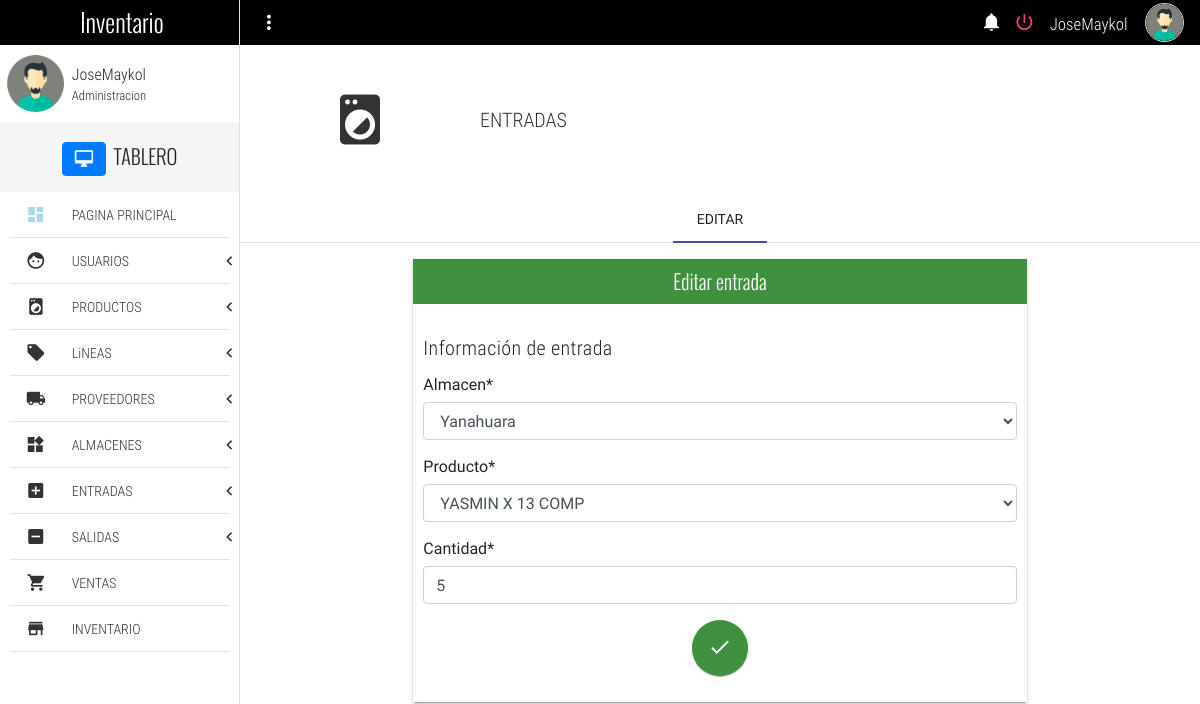
/editEntry/1 (signed in), run on the app's committed database.
### Inventario/models.py (models this page shows, shortened)
class Entry(models.Model):
    store = models.ForeignKey(Store, on_delete = models.SET_DEFAULT, verbose_name= "Almacen", default= None, null= True)
    product = models.ForeignKey(Product, on_delete = models.SET_DEFAULT, verbose_name= "Producto", default= None, null= True)
    cant = models.PositiveIntegerField(null= True, verbose_name= "Cantidad")
    created_at = models.DateTimeField(auto_now_add=True, null= True, verbose_name= "Fecha de movimiento")
    class Meta:
        verbose_name = "Entrada"
        verbose_name_plural =  "Entradas"

### Inventario/views.py (the view)
# urls.py: path('editEntry/<int:entry_id>', views.editEntry, name = 'editEntry'),
def editEntry(request, entry_id):
    instancia = Entry.objects.get(id = entry_id)
    form = EntryForm(instance = instancia)
    if request.method == "POST":
        form = EntryForm(request.POST, instance = instancia)
        if form.is_valid():
            instancia = form.save(commit = False)
            instancia.save()
        return redirect("listEntry")
    return render(request, "editEntry.html", {'form' : form})

### Inventario/forms.py
class EntryForm(forms.ModelForm):
	class Meta:
		model = Entry
		fields = [
				'store',
				'product',
				'cant',
		]

### Inventario/models.py (called while the page is built)
    def __str__(self):
        return self.name

    def __str__(self):
        return self.store_name

### Templates/editEntry.html (shortened to what this page needs)
{% extends 'base.html' %}
{% load crispy_forms_tags %}
{% block content %}
	<section class="full-width pageContent">
		<section class="full-width header-well">
			<div class="full-width header-well-icon">
				<i class="zmdi zmdi-washing-machine"></i>
			</div>
			<div class="full-width header-well-text">
				<p class="text-condensedLight">
					ENTRADAS
				</p>
			</div>
		</section>
		<div class="mdl-tabs mdl-js-tabs mdl-js-ripple-effect">
			<div class="mdl-tabs__tab-bar">
				<a href="#tabNewProduct" class="mdl-tabs__tab is-active">EDITAR</a>
			</div>
			<div class="mdl-tabs__panel is-active" id="tabNewProduct">
				<div class="mdl-grid">
					<div class="mdl-cell mdl-cell--4-col-phone mdl-cell--8-col-tablet mdl-cell--8-col-desktop mdl-cell--2-offset-desktop">
						<div class="full-width panel mdl-shadow--2dp">
							<div class="full-width panel-tittle bg-success text-center tittles">
								Editar entrada
							</div>
							<div class="full-width panel-content">
								<form method="POST" enctype="multipart/form-data">
									<h5 class="text-condensedLight">Información de entrada</h5>
									{{ form|crispy }}
									<p class="text-center">
										<button class="mdl-button mdl-js-button mdl-button--fab mdl-js-ripple-effect mdl-button--colored bg-success" id="btn-addProduct">
											<i class="zmdi zmdi-check"></i>
										</button>
									</p>
								</form>
							</div>
						</div>
					</div>
				</div>
			</div>
		</div>
	</section>
{% endblock %}

### Templates/base.html (shortened to what this page needs)
{% load static %}
{% if user.is_authenticated %}
<!DOCTYPE html>
<html lang="es">
<head>
	<link rel="stylesheet" href="https://maxcdn.bootstrapcdn.com/bootstrap/4.5.2/css/bootstrap.min.css">
	<link rel="stylesheet" href="{% static 'css/normalize.css' %}">
	<link rel="stylesheet" href="{% static 'css/sweetalert2.css' %}">
	<link rel="stylesheet" href="{% static 'css/material.min.css'%}">
	<link rel="stylesheet" href="{% static 'css/material-design-iconic-font.min.css' %}">
	<link rel="stylesheet" href="{% static 'css/jquery.mCustomScrollbar.css' %}">
	<link rel="stylesheet" href="{% static 'css/main.css' %}">
</head>
<body>
	<div class="full-width navBar">
		<div class="full-width navBar-options">
			<i class="zmdi zmdi-more-vert btn-menu" id="btn-menu"></i>
			<nav class="navBar-options-list">
				<ul class="list-unstyle ">
					<li class="btn-Notification" id="notifications">
						<i class="zmdi zmdi-notifications"></i>
					</li>
					<li id="logout">
						<a href="logout">
							<i class="zmdi zmdi-power"></i>
						</a>
					</li>
					<li class="text-condensedLight noLink" ><small>{{user.username}}</small></li>
					<li class="noLink">
						<figure>
							<img src="{% static 'assets/img/avatar-male.png' %}" alt="Avatar" class="img-responsive">
						</figure>
					</li>
				</ul>
			</nav>
		</div>
	</div>
	<section class="full-width navLateral">
		<div class="full-width navLateral-bg btn-menu"></div>
		<div class="full-width navLateral-body">
			<div class="full-width navLateral-body-logo text-center tittles">
				 Inventario
			</div>
			<figure class="full-width" style="height: 77px;">
				<div class="navLateral-body-cl">
					<img src="{% static 'assets/img/avatar-male.png' %}" alt="Avatar" class="img-responsive">
				</div>
				<figcaption class="navLateral-body-cr hide-on-tablet">
					<span>
						{{user.username}}<br>
						<small>Administracion</small>
					</span>
				</figcaption>
			</figure>
			<div class="full-width tittles navLateral-body-tittle-menu">
				<i class="zmdi zmdi-desktop-mac btn btn-primary"></i><span class="hide-on-tablet">&nbsp; TABLERO</span>
			</div>
			<nav class="full-width">
				<ul class="full-width list-unstyle menu-principal ">
					<li class="full-width">
						<a href="home" class="full-width">
							<div class="navLateral-body-cl">
								<i class="zmdi zmdi-view-dashboard" style="color:lightblue"></i>
							</div>
							<div class="navLateral-body-cr hide-on-tablet">
								PAGINA PRINCIPAL
							</div>
						</a>
					</li>
					<li class="full-width divider-menu-h"></li>
					<li class="full-width">
						<a href="#" class="full-width btn-subMenu">
							<div class="navLateral-body-cl">
								<i class="zmdi zmdi-face"></i>
							</div>
							<div class="navLateral-body-cr hide-on-tablet">
								USUARIOS
							</div>
							<span class="zmdi zmdi-chevron-left"></span>
						</a>
					</li>
					<li class="full-width divider-menu-h"></li>
					<li class="full-width">
						<a href="#" class="full-width btn-subMenu ">
							<div class="navLateral-body-cl">
								<i class="zmdi zmdi-washing-machine"></i>
							</div>
							<div class="navLateral-body-cr hide-on-tablet">
								PRODUCTOS
							</div>
							<span class="zmdi zmdi-chevron-left"></span>
						</a>
					</li>
										<li class="full-width divider-menu-h"></li>
					<li class="full-width">
						<a href="#" class="full-width btn-subMenu ">
							<div class="navLateral-body-cl">
								<i class="zmdi zmdi-label"></i>
							</div>
							<div class="navLateral-body-cr hide-on-tablet">
								LiNEAS
							</div>
							<span class="zmdi zmdi-chevron-left"></span>
						</a>
					</li>
					<li class="full-width divider-menu-h"></li>
					<li class="full-width">
						<a href="#" class="full-width btn-subMenu" >
							<div class="navLateral-body-cl">
								<i class="zmdi zmdi-truck"></i>
							</div>
							<div class="navLateral-body-cr hide-on-tablet">
								PROVEEDORES
							</div>
							<span class="zmdi zmdi-chevron-left"></span>
						</a>
					</li>
					<li class="full-width divider-menu-h"></li>
					<li class="full-width">
						<a href="#" class="full-width btn-subMenu" >
							<div class="navLateral-body-cl">
								<i class="zmdi zmdi-widgets"></i>
							</div>
							<div class="navLateral-body-cr hide-on-tablet">
								ALMACENES
							</div>
							<span class="zmdi zmdi-chevron-left"></span>
						</a>
					</li>
					<li class="full-width divider-menu-h"></li>
					<li class="full-width">
						<a href="#" class="full-width btn-subMenu" >
							<div class="navLateral-body-cl">
								<i class="zmdi zmdi-plus-square"></i>
							</div>
							<div class="navLateral-body-cr hide-on-tablet">
								ENTRADAS
							</div>
							<span class="zmdi zmdi-chevron-left"></span>
						</a>
					</li>
					<li class="full-width divider-menu-h"></li>
					<li class="full-width">
						<a href="#" class="full-width btn-subMenu" >
							<div class="navLateral-body-cl">
								<i class="zmdi zmdi-minus-square"></i>
							</div>
							<div class="navLateral-body-cr hide-on-tablet">
								SALIDAS
							</div>
							<span class="zmdi zmdi-chevron-left"></span>
						</a>
					</li>
					<li class="full-width divider-menu-h"></li>
					<li class="full-width">
						<a href="sales" class="full-width">
							<div class="navLateral-body-cl">
								<i class="zmdi zmdi-shopping-cart"></i>
							</div>
							<div class="navLateral-body-cr hide-on-tablet">
								VENTAS
							</div>
						</a>
					</li>
					<li class="full-width divider-menu-h"></li>
					<li class="full-width">
						<a href="inventory" class="full-width">
							<div class="navLateral-body-cl">
								<i class="zmdi zmdi-store"></i>
							</div>
							<div class="navLateral-body-cr hide-on-tablet">
								INVENTARIO
							</div>
						</a>
					</li>
					<li class="full-width divider-menu-h"></li>
	</section>
	{% block content %}
	{% endblock %}
</body>
</html>
{% endif %}

### Static/css/main.css (style rules this page uses)
html, body { width: 100%; height: 100%; margin: 0; padding: 0; font-size: 16px; font-family: "RobotoRegular"; position: relative; background-color: #fff; }
.text-condensedLight { font-family: "RobotoCondensedLight"; }
.text-center { text-align: center; }
.tittles { font-family: "OswaldLight"; }
.full-width { margin: 0; padding: 0; width: 100%; box-sizing: border-box; }
.list-unstyle { margin: 0; padding: 0; list-style: none; box-sizing: border-box; }
.img-responsive { width: 100%; height: auto; }
.divider-menu-h { height: 0 !important; border-top: 1px solid #E1E1E1; width: 92% !important; margin: 0 auto !important; }
.panel { height: auto; }
.panel-tittle { height: 45px; display: block; line-height: 45px; color: #fff; font-size: 20px; }
.panel-content { display: block; padding: 10px; }
.header-well, .header-well-icon, .header-well-text { min-height: 150px; height: auto; }
.header-well { position: relative; }
.header-well-icon, .header-well-text { position: absolute; top: 0; color: #333; }
.header-well-icon { left: 0; width: 25%; }
.header-well-icon i, .header-well-text p { position: absolute; top: 50%; display: block; width: 100%; transform: translateY(-50%); }
.header-well-icon i { text-align: center; font-size: 60px; }
.header-well-text { right: 0; width: 75%; }
.header-well-text p { font-size: 20px; margin: 0; padding: 0; }
.bg-success { background-color: #3f903f !important; }
.navBar { background-color: #000000; height: 45px; position: absolute; top: 0; left: 0; z-index: 79; color: #fff; }
.navBar-options { line-height: 45px; height: 45px; position: absolute; width: 80%; top: 0; right: 0; padding: 0; transition: all .3s ease-in-out; }
.navBar-options .zmdi-more-vert, .navBar-options-list { line-height: 45px; position: absolute; top: 0; height: 45px; margin: 0; padding: 0; }
.navBar-options .zmdi-more-vert { width: 40px; left: 0; font-size: 23px; cursor: pointer; user-select: none; text-align: center; outline: none; margin-left: 9px; }
.navBar-options-list { right: 9px; }
.navBar-options-list .noLink { cursor: inherit !important; }
.navBar-options-list ul { height: 45px; }
.navBar-options-list ul li { height: 45px; line-height: 45px; cursor: pointer; display: inline-block; padding: 0 7px; font-size: 21px; -moz-user-select: none; -webkit-user-select: none; -ms-user-select: none; }
.navBar-options-list ul li { outline: none; }
.navBar-options-list ul li figure, .navBar-options-list ul li figure img { margin: 0; padding: 0; padding-top: 0; margin-top: 0; box-sizing: border-box; }
.navBar-options-list ul li figure { height: 45px; }
.navBar-options-list ul li figure img { border: 1px solid #E1E1E1; border-radius: 50%; width: 39px; height: 39px; margin-bottom: 3px; }
.navLateral, .pageContent, .navLateral-body, .navLateral-bg { position: absolute; top: 0; height: 100%; }
.navLateral { left: 0; width: 20%; z-index: 80; border-right: 1px solid #E1E1E1; transition: all .3s ease-in-out; }
.navLateral-body { background-color: #fff; z-index: 82; left: 0; padding-bottom: 30px; }
.navLateral-body-logo { height: 45px; line-height: 45px; color: #fff; width: 100%; font-size: 25px; background-color: #000000; }
.navLateral-body-cl, .navLateral-body-cr { box-sizing: border-box; height: 77px; float: left; margin: 0; padding: 0; position: relative; }
.navLateral-body-cl { width: 30%; }
.navLateral-body-cl img { width: 57px; height: 57px; margin: 0 auto; display: block; margin-top: 10px; }
.navLateral-body-cr { width: 70%; font-family: "RobotoCondensedLight"; }
.navLateral-body-cr span { position: absolute; top: 50%; left: 50%; transform: translate(-50%, -50%); display: block; width: 100%; }
.navLateral-body-tittle-menu { height: 70px; line-height: 70px; font-size:20px; background-color: #F5F5F5; text-align: center; }
.menu-principal li, .menu-principal li a { display: block; }
.menu-principal li a { height: 45px; color: #333; position: relative; transition: all .3s ease-in-out; }
.menu-principal li a div.navLateral-body-cl, .menu-principal li a div.navLateral-body-cr { height: 45px; line-height: 45px; }
.menu-principal li a div.navLateral-body-cl { text-align: center; font-size: 20px; }
.btn-subMenu span { position: absolute; top: 0; right: 7px; line-height: 45px; height: 45px; font-size: 19px; }
.pageContent { padding-top: 45px; right: 0; width: 80%; z-index: 77; background-color: #fff; transition: all .3s ease-in-out; }

### data on the page
Entry: store "Yanahuara", product "YASMIN X 13 COMP", cant "5"

### other printed values
{{ user.username }} "JoseMaykol"
